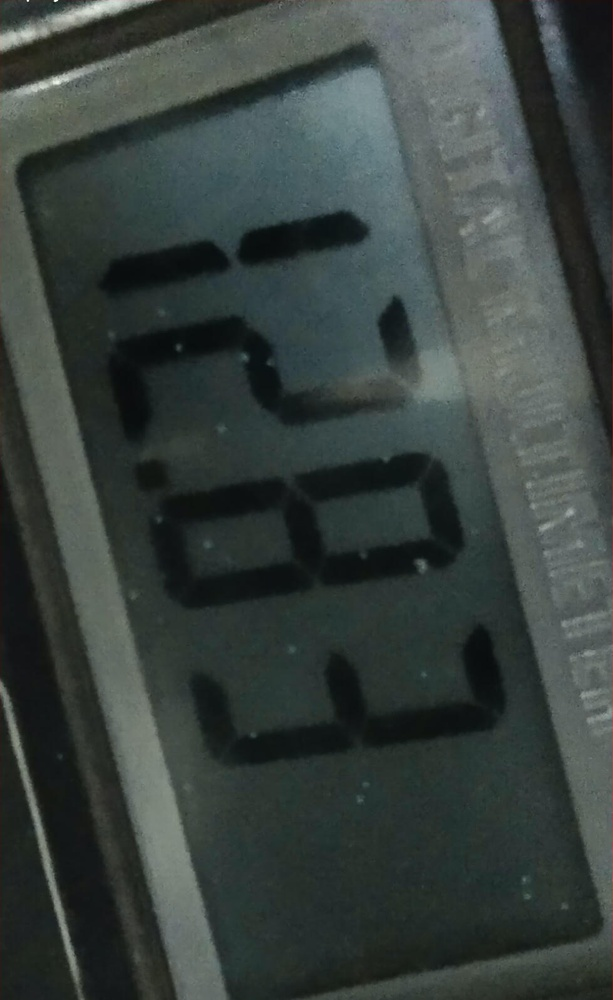
#> input picture inter/03_display.jpg, 613 x 1000 px, shrunk from 979 x 1596 before the run
$ python digit_01.py
#> lines starting #> are read from the running program, lines starting #| are printed output that depends on the picture; after the words box and inside, x2 and y2 are one past the last pixel; in counts of white or black regions, pixels touching at a corner belong together
import cv2
import numpy as np

FONT = cv2.FONT_HERSHEY_SIMPLEX
CYAN = (255, 255, 0)
DIGITSDICT = {
    (1, 1, 1, 1, 1, 1, 0): 0,
    (0, 1, 1, 0, 0, 0, 0): 1,
    (1, 1, 0, 1, 1, 0, 1): 2,
    (1, 1, 1, 1, 0, 0, 1): 3,
    (0, 1, 1, 0, 0, 1, 1): 4,
    (1, 0, 1, 1, 0, 1, 1): 5,
    (1, 0, 1, 1, 1, 1, 1): 6,
    (1, 1, 1, 0, 0, 1, 0): 7,
    (1, 1, 1, 1, 1, 1, 1): 8,
    (1, 1, 1, 1, 0, 1, 1): 9,
}


# roi_color = cv2.imread("inter/dbs-roi.png")
roi_color = cv2.imread("inter/03_display.jpg")
#> roi_color is the input picture: shape (1000, 613, 3); mean B, G, R 62.4, 65.4, 56.3
roi = cv2.cvtColor(roi_color, cv2.COLOR_BGR2GRAY)

RATIO = roi.shape[0] * 0.2
#> RATIO = 200

roi = cv2.bilateralFilter(roi, 5, 30, 60)

trimmed = roi[int(RATIO) :, int(RATIO) : roi.shape[1] - int(RATIO)]
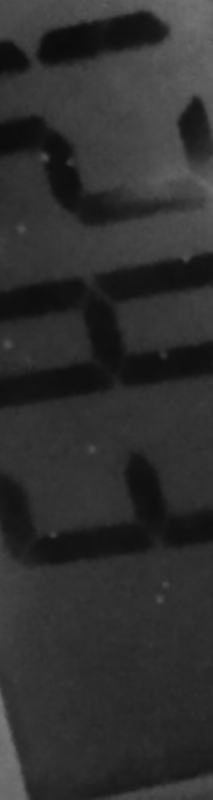
#> trimmed: shape (800, 213); min 11, max 119, mean 47.1
roi_color = roi_color[int(RATIO) :, int(RATIO) : roi.shape[1] - int(RATIO)]
#> roi_color: shape (800, 213, 3)
cv2.imshow("Blurred and Trimmed", trimmed)
cv2.waitKey(0)

edged = cv2.adaptiveThreshold(
    trimmed, 255, cv2.ADAPTIVE_THRESH_GAUSSIAN_C, cv2.THRESH_BINARY_INV, 5, 5
)
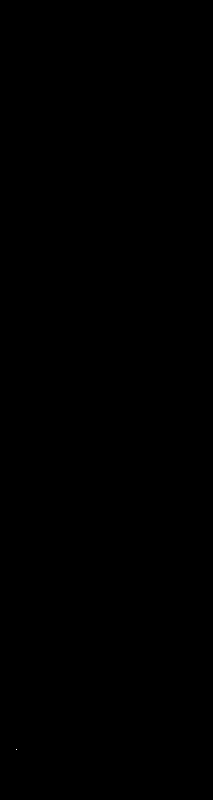
#> edged: shape (800, 213); 0% white in thin lines or dots, all inside (x1, y1, x2, y2) = (16, 749, 17, 750)
cv2.imshow("Edged", edged)
cv2.waitKey(0)

kernel = cv2.getStructuringElement(cv2.MORPH_RECT, (2, 5))
dilated = cv2.dilate(edged, kernel, iterations=1)
#> dilated: shape (800, 213); 0.01% white in thin lines or dots, all inside (x1, y1, x2, y2) = (16, 747, 18, 752)

cv2.imshow("Dilated", dilated)
cv2.waitKey(0)

kernel = cv2.getStructuringElement(cv2.MORPH_RECT, (2, 1))
dilated = cv2.dilate(dilated, kernel, iterations=1)
#> dilated: shape (800, 213); 0.01% white; 1 white region (1 under 20 px)

cv2.imshow("Dilated x2", dilated)
cv2.waitKey(0)

kernel = cv2.getStructuringElement(cv2.MORPH_ELLIPSE, (2, 1),)
eroded = cv2.erode(dilated, kernel, iterations=1)

cv2.imshow("Eroded", eroded)
cv2.waitKey(0)

h = roi.shape[0]
#> h = 1000
ratio = int(h * 0.07)
#> ratio = 70
eroded[-ratio:,] = 0
#> eroded: shape (800, 213); every value is 0
eroded[:, :ratio] = 0

cv2.imshow("Eroded + Black", eroded)
cv2.waitKey(0)

cnts, _ = cv2.findContours(eroded, cv2.RETR_EXTERNAL, cv2.CHAIN_APPROX_SIMPLE)
#> cnts = []
digits_cnts = []

canvas = trimmed.copy()
cv2.drawContours(canvas, cnts, -1, (255, 255, 255), 1)
cv2.imshow("All Contours", canvas)
cv2.waitKey(0)

canvas = trimmed.copy()
for cnt in cnts:
    (x, y, w, h) = cv2.boundingRect(cnt)
    if h > 20:
        digits_cnts += [cnt]
        cv2.rectangle(canvas, (x, y), (x + w, y + h), (0, 0, 0), 1)
        cv2.drawContours(canvas, cnt, 0, (255, 255, 255), 1)
        cv2.imshow("Digit Contours", canvas)
        cv2.waitKey(0)
#> this loop made 0 passes
#> after the loop, digits_cnts = []

print(f"No. of Digit Contours: {len(digits_cnts)}")
#| No. of Digit Contours: 0


cv2.imshow("Digit Contours", canvas)
cv2.waitKey(0)


sorted_digits = sorted(digits_cnts, key=lambda cnt: cv2.boundingRect(cnt)[0])
#> sorted_digits = []

canvas = trimmed.copy()


for i, cnt in enumerate(sorted_digits):
    (x, y, w, h) = cv2.boundingRect(cnt)
    cv2.rectangle(canvas, (x, y), (x + w, y + h), (0, 0, 0), 1)
    cv2.putText(canvas, str(i), (x, y - 3), FONT, 0.3, (0, 0, 0), 1)

cv2.imshow("All Contours sorted", canvas)
cv2.waitKey(0)

digits = []
canvas = roi_color.copy()
for cnt in sorted_digits:
    (x, y, w, h) = cv2.boundingRect(cnt)
    roi = eroded[y : y + h, x : x + w]
    print(f"W:{w}, H:{h}")
    # convenience units
    qW, qH = int(w * 0.25), int(h * 0.15)
    fractionH, halfH, fractionW = int(h * 0.05), int(h * 0.5), int(w * 0.25)

    # seven segments in the order of wikipedia's illustration
    sevensegs = [
        ((0, 0), (w, qH)),  # a (top bar)
        ((w - qW, 0), (w, halfH)),  # b (upper right)
        ((w - qW, halfH), (w, h)),  # c (lower right)
        ((0, h - qH), (w, h)),  # d (lower bar)
        ((0, halfH), (qW, h)),  # e (lower left)
        ((0, 0), (qW, halfH)),  # f (upper left)
        # ((0, halfH - fractionH), (w, halfH + fractionH)) # center
        (
            (0 + fractionW, halfH - fractionH),
            (w - fractionW, halfH + fractionH),
        ),  # center
    ]

    # initialize to off
    on = [0] * 7

    for (i, ((p1x, p1y), (p2x, p2y))) in enumerate(sevensegs):
        region = roi[p1y:p2y, p1x:p2x]
        print(
            f"{i}: Sum of 1: {np.sum(region == 255)}, Sum of 0: {np.sum(region == 0)}, Shape: {region.shape}, Size: {region.size}"
        )
        if np.sum(region == 255) > region.size * 0.5:
            on[i] = 1
        print(f"State of ON: {on}")

    digit = DIGITSDICT[tuple(on)]
    print(f"Digit is: {digit}")
    digits += [digit]
    cv2.rectangle(canvas, (x, y), (x + w, y + h), CYAN, 1)
    cv2.putText(canvas, str(digit), (x - 5, y + 6), FONT, 0.3, (0, 0, 0), 1)
    cv2.imshow("Digit", canvas)
    cv2.waitKey(0)
#> after the loop, digits = []

print(f"Digits on the token are: {digits}")
#| Digits on the token are: []

$ run again, with inter/01_display.jpg copied over inter/03_display.jpg
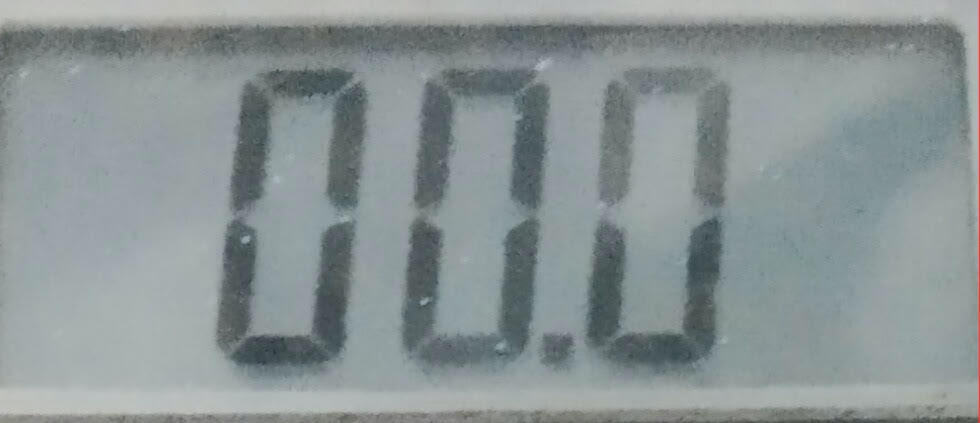
#> input picture inter/01_display.jpg, 980 x 423 px
#> roi_color is the input picture: shape (423, 980, 3); mean B, G, R 149, 147.8, 138.4
#> roi_color: shape (339, 812, 3)
#> edged: shape (339, 812); 0.04% white in thin lines or dots
#> `eroded[-ratio:,] = 0`:
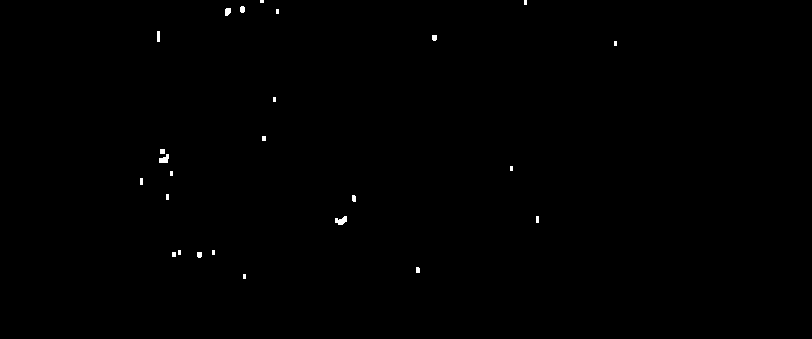
#> eroded: shape (339, 812); 0.22% white; 25 white regions (11 under 20 px)
#> cnts = 25 contours, 20 with area under 20; largest, box (x1, y1, x2, y2) and area: (335, 216, 347, 225) 54, (159, 154, 169, 163) 44, (225, 8, 231, 16) 30, (240, 6, 245, 13) 22, (157, 31, 160, 42) 20
#> `cv2.drawContours(canvas, cnts, -1, (255, 255, 255), 1)`:
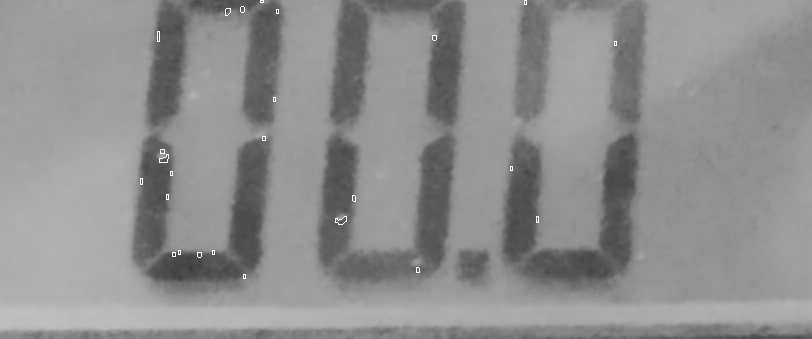
#> canvas: shape (339, 812); min 58, max 255, mean 142.9
#> the loop `for cnt in cnts:` made 25 passes
#> (cnt, x, y, w, h) on passes 1, 4, 5, 6, 7, 10: ([[243, 274], [243, 278], [245, 278], [245, 274]], 243, 274, 3, 5), ([[172, 252], [172, 256], [175, 256], [175, 252]], 172, 252, 4, 5), ([[212, 250], [212, 254], [214, 254], [214, 250]], 212, 250, 3, 5), ([[178, 250], [178, 254], [180, 254], [180, 250]], 178, 250, 3, 5), ([[536, 216], [536, 222], [538, 222], [538, 216]], 536, 216, 3, 7), ([[166, 194], [166, 199], [168, 199], [168, 194]], 166, 194, 3, 6)
#> after the loop `for cnt in cnts:`: digits_cnts = []
#| No. of Digit Contours: 0
#| Digits on the token are: []
